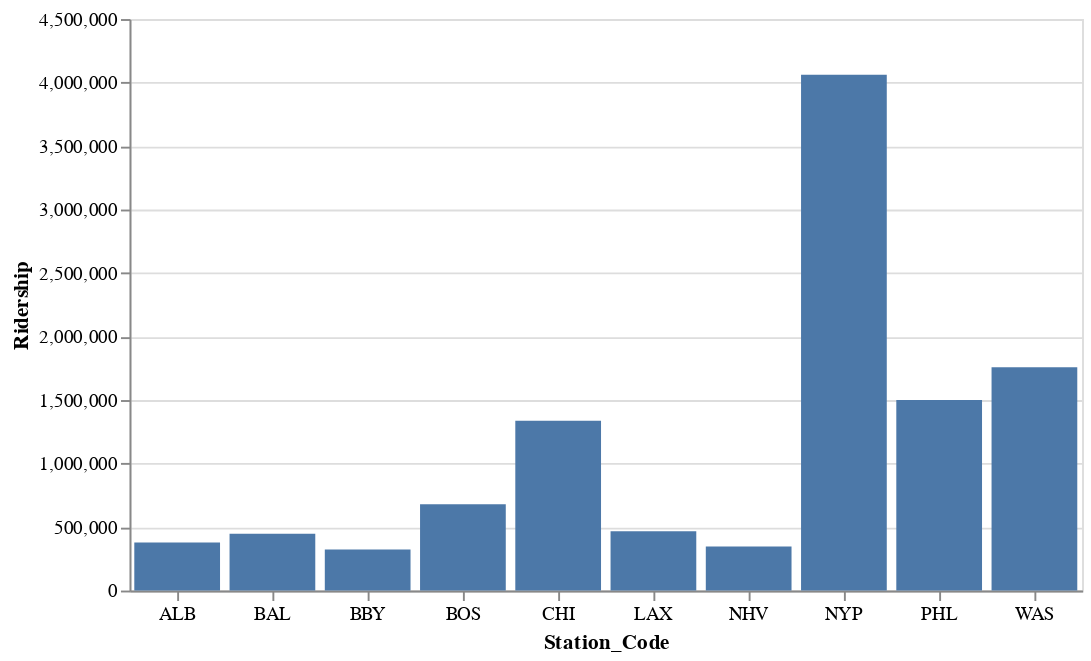

Notebook cell for this chart:
### Code cell
alt.Chart(ridership_df, width=500).mark_bar().encode(
  x=alt.X('Station_Code', axis = alt.Axis(labelAngle=0)),
  y='Ridership')

### Figure 1 — Vega-Lite specification as saved in the notebook (floating-point values rounded to 4 significant figures)
{"config": {"view": {"continuousWidth": 400, "continuousHeight": 300}}, "data": {"name": "data-02a4aa65dddbb96f9c16a5d0c87aa45d"}, "mark": "bar", "encoding": {"x": {"type": "nominal", "axis": {"labelAngle": 0}, "field": "Station_Code"}, "y": {"type": "quantitative", "field": "Ridership"}}, "width": 500, "$schema": "https://vega.github.io/schema/vega-lite/v4.8.1.json", "datasets": {"data-02a4aa65dddbb96f9c16a5d0c87aa45d": [{"Latitude": 40.75, "Longitude": -73.99, "State": "New York", "Station": "New York City (Penn Station), New York", "Ridership": 4061379, "Station_Code": "NYP"}, {"Latitude": 38.9, "Longitude": -77.01, "State": "District of Columbia", "Station": "Washington Union Station, District of Columbia", "Ridership": 1758409, "Station_Code": "WAS"}, {"Latitude": 39.95, "Longitude": -75.18, "State": "Pennsylvania", "Station": "Philadelphia William H. Gray III 30th Street, Pennsylvania", "Ridership": 1500043, "Station_Code": "PHL"}, {"Latitude": 41.88, "Longitude": -87.64, "State": "Illinois", "Station": "Chicago, Illinois", "Ridership": 1336525, "Station_Code": "CHI"}, {"Latitude": 42.35, "Longitude": -71.06, "State": "Massachusetts", "Station": "Boston-South Station, Massachusetts", "Ridership": 679333, "Station_Code": "BOS"}, {"Latitude": 34.06, "Longitude": -118.2, "State": "California", "Station": "Los Angeles, California", "Ridership": 466417, "Station_Code": "LAX"}, {"Latitude": 39.31, "Longitude": -76.62, "State": "Maryland", "Station": "Baltimore, Maryland", "Ridership": 446914, "Station_Code": "BAL"}, {"Latitude": 42.64, "Longitude": -73.74, "State": "New York", "Station": "Albany-Rensselaer, New York", "Ridership": 379209, "Station_Code": "ALB"}, {"Latitude": 41.3, "Longitude": -72.93, "State": "Connecticut", "Station": "New Haven, Connecticut", "Ridership": 347544, "Station_Code": "NHV"}, {"Latitude": 42.35, "Longitude": -71.08, "State": "Massachusetts", "Station": "Boston-Back Bay, Massachusetts", "Ridership": 322928, "Station_Code": "BBY"}]}}
